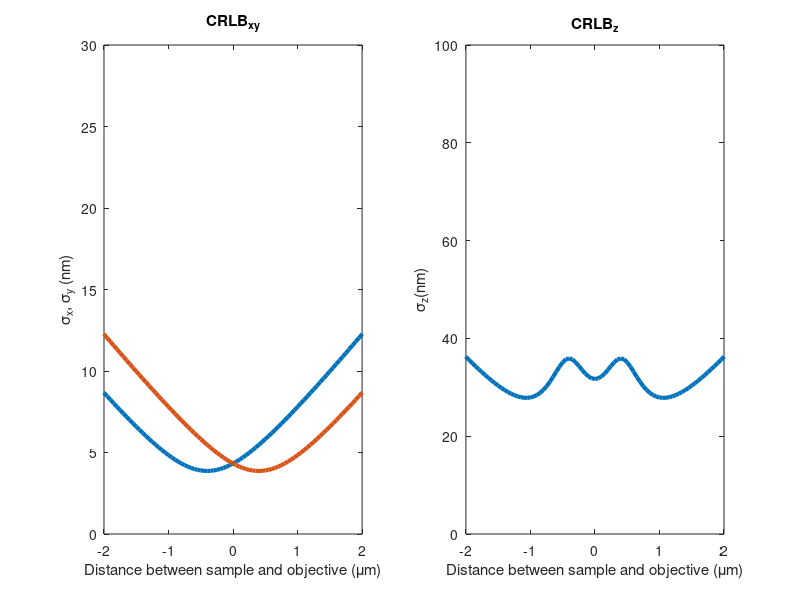

Here is the MATLAB script that generated this plot:
%%%%%%%%%%%%%%%%%%%%%%%%%%%%%%%%%%%%%%%%%%%%%%%%%
% CRLB calculation for Astigmatic PSF with noise
% 02/07/2020
% Abhijit Marar
%%%%%%%%%%%%%%%%%%%%%%%%%%%%%%%%%%%%%%%%%%%%%%%%%
clear all

f_o = 3;                                % Focal length of objective (mm)    
NA = 1.42;                              % Numerical aperture of objective
wave = 670e-6;                          % Wavelength of light (mm)
FWHM = (0.61*wave)/NA;                  % FWHM
sigma_o = FWHM/(2*sqrt(2*log(2)));      % standard deviation of Gaussian
z = 2.990:50e-6:3.010;                  % Distance between sample and objective
z_s = (z-3.000);
N = 1000;                               % No. of photons                                
d = 800e-6;                             % Depth of focus (mm)
gamma = 400e-6;                         % Amount of astigmatism (mm)
bg = 200;                               % No. of bg photons/area

sigma_x = zeros(1,length(z_s));
sigma_y = zeros(1,length(z_s));
dsigmax_dz = zeros(1,length(z_s));
dsigmay_dz = zeros(1,length(z_s));
CRLB_x = zeros(1,length(z_s));
CRLB_y = zeros(1,length(z_s));
CRLB_z = zeros(1,length(z_s));
epsilon = zeros(1,length(z_s));
fisher_x = zeros(1,length(z_s));
fisher_y = zeros(1,length(z_s));
fisher_z = zeros(1,length(z_s));

for i = 1:length(z_s)
    sigma_x(i) = sigma_o*sqrt(1+((z_s(i)+gamma)/d)^2);
    sigma_y(i) = sigma_o*sqrt(1+((z_s(i)-gamma)/d)^2);
    epsilon(i) = sqrt(sigma_y(i)/sigma_x(i));
    q_astigmatic = @(x,y) (1./(2*pi*sigma_x(i).*sigma_y(i))).*exp(-(((x.^2)/(2*sigma_x(i).^2))+((y.^2)/(2*sigma_y(i).^2))));
    dq_dx = @(x,y) (-x./(2.*pi.*sigma_y(i).*sigma_x(i).^3)).*exp(-(((x.^2)/(2*sigma_x(i).^2))+((y.^2)/(2*sigma_y(i).^2))));
    dq_dy = @(x,y) (-y./(2.*pi.*sigma_x(i).*sigma_y(i).^3)).*exp(-(((x.^2)/(2*sigma_x(i).^2))+((y.^2)/(2*sigma_y(i).^2))));
    dq_dsigmax = @(x,y) q_astigmatic(x,y).*((x.^2/sigma_x(i).^3)-(1/sigma_x(i)));
    dq_dsigmay = @(x,y) q_astigmatic(x,y).*((y.^2/sigma_y(i).^3)-(1/sigma_y(i)));
    dsigmax_dz(i) = ((sigma_o*(z_s(i)+gamma))/d^2)*(1+((z_s(i)+gamma)/d)^2)^(-1/2);
    dsigmay_dz(i) = ((sigma_o*(z_s(i)-gamma))/d^2)*(1+((z_s(i)-gamma)/d)^2)^(-1/2);
    dq_dz = @(x,y) (dq_dsigmax(x,y).*dsigmax_dz(i)) + (dq_dsigmay(x,y).*dsigmay_dz(i));
    F_xx =  @(x,y) ((N./(bg+q_astigmatic(x,y))).*dq_dx(x,y).*dq_dx(x,y));
    F_yy =  @(x,y) ((N./(bg+q_astigmatic(x,y))).*dq_dy(x,y).*dq_dy(x,y));
    F_zz =  @(x,y) ((N./(bg+q_astigmatic(x,y))).*dq_dz(x,y).*dq_dz(x,y));
    fisher_x(i) = integral2(F_xx,-6*sigma_x(i),6*sigma_x(i),-6*sigma_y(i),6*sigma_y(i));
    fisher_y(i) = integral2(F_yy,-6*sigma_x(i),6*sigma_x(i),-6*sigma_y(i),6*sigma_y(i));
    fisher_z(i) = integral2(F_zz,-6*sigma_x(i),6*sigma_x(i),-6*sigma_y(i),6*sigma_y(i));
    CRLB_x(i) = 1/sqrt(fisher_x(i));
    CRLB_y(i) = 1/sqrt(fisher_y(i));
    CRLB_z(i) = 1/sqrt(fisher_z(i));
end

defocus = z_s*1.e+3;

figure
subplot(1,2,1)
plot(defocus,CRLB_x.*1e+6,'LineWidth',3)
hold on
plot(defocus,CRLB_y.*1e+6,'LineWidth',3)

axis([-2 2 0 30])
title('CRLB_{xy}')
xlabel('Distance between sample and objective (\mum)')
ylabel('\sigma_{x}, \sigma_{y} (nm)')
hold off

subplot(1,2,2)
plot(defocus,CRLB_z*1e+6,'LineWidth',3)
axis([-2 2 0 100])
title('CRLB_{z}')
xlabel('Distance between sample and objective (\mum)')
ylabel('\sigma_{z}(nm)')
    
    
    
    
    
    
    